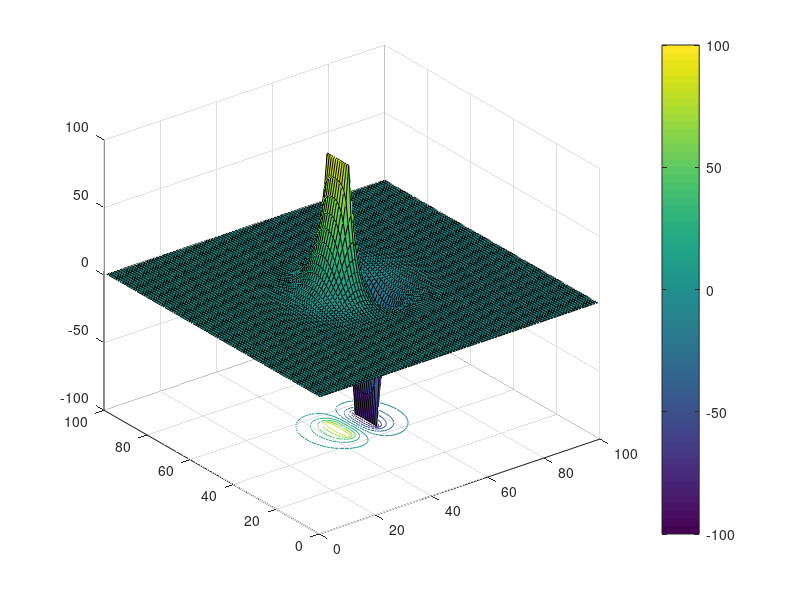
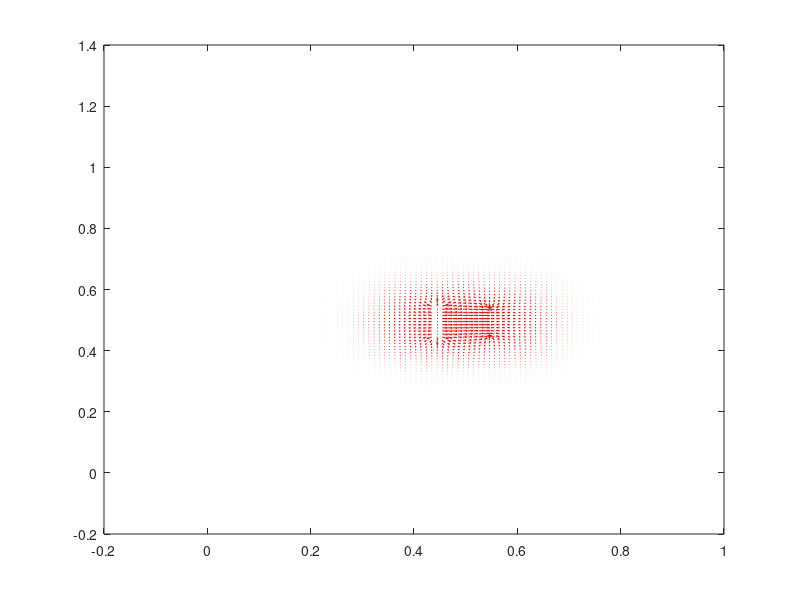

Source code (MATLAB) for these figures, in order: (Note: this script raises an error after producing the figures.)
M = 100; %dimensione matrice, grande per arrivare dove V tende a zero
V = zeros(M,M); %def matrice griglia con potenziale nullo

%condensatore al centro
Cen = M/2;
W = M/20;

%Laplace
V(Cen-W:Cen+W,Cen-W) = 100;
V(Cen-W:Cen+W,Cen+W) = -100;

figure(1)

t=0;
dt=0.1;
while t<10 
    
    t=t+dt; 
    
    V0 = V; %parto dal valore iniziale
  
    V(2:M-1,2:M-1) = 1/4.*(V0(3:M,2:M-1)+V0(1:M-2,2:M-1)+V0(2:M-1,3:M)+V0(2:M-1,1:M-2));
    % V(i,j) = 1/4.*(V0(i+1,j)+V0(i-1,j)+V0(i,j+1)+V0(i,j-1));

    V(Cen-W:Cen+W,Cen-W) = 100;
    V(Cen-W:Cen+W,Cen+W) = -100; %fisso il potenziale del condensatore

    surfc(V)
    colorbar
    drawnow limitrate

end

%campo E = -grad(V)
figure(2)
[Ex,Ey] = gradient(V);
x = linspace(0,1,M);
y = linspace (0,1,M);
p = quiver(x,y,-Ex,-Ey,'r'); %tengo conto del segno di E nel plot 
p.ShowArrowHead = 'on';
